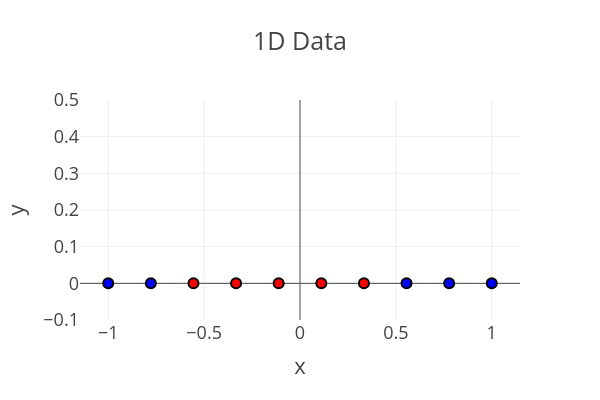

Notebook cell for this chart:
### Code cell
# 1D data
X1d = np.linspace(-1, 1, 10)
y1d = np.array([0, 0, 1, 1, 1, 1, 1, 0, 0, 0])

fig = px.scatter(x=X1d, y=np.zeros(10), color=y1d, title='1D Data', width=600, height=400, color_continuous_scale='Bluered')
fig.update_traces(marker_size=10, marker_line_width=2, marker_line_color='black')
fig.update_coloraxes(showscale=False)
fig.update_yaxes( range=[-0.1, 0.5])
fig.layout.showlegend = False
fig.show()

### Figure 1 — Plotly figure (JSON) as saved in the notebook; plotly's stock layout.template omitted (floating-point values rounded to 4 significant figures)
{"data": [{"hovertemplate": "x=%{x}<br>y=%{y}<br>color=%{marker.color}<extra></extra>", "legendgroup": "", "marker": {"color": [0, 0, 1, 1, 1, 1, 1, 0, 0, 0], "coloraxis": "coloraxis", "line": {"color": "black", "width": 2}, "size": 10, "symbol": "circle"}, "mode": "markers", "name": "", "orientation": "v", "showlegend": false, "type": "scatter", "x": [-1, -0.7778, -0.5556, -0.3333, -0.1111, 0.1111, 0.3333, 0.5556, 0.7778, 1], "xaxis": "x", "y": [0, 0, 0, 0, 0, 0, 0, 0, 0, 0], "yaxis": "y"}], "layout": {"coloraxis": {"colorbar": {"title": {"text": "color"}}, "colorscale": [[0, "rgb(0,0,255)"], [1, "rgb(255,0,0)"]], "showscale": false}, "height": 400, "legend": {"tracegroupgap": 0}, "showlegend": false, "title": {"text": "1D Data"}, "width": 600, "xaxis": {"anchor": "y", "domain": [0, 1], "title": {"text": "x"}}, "yaxis": {"anchor": "x", "domain": [0, 1], "range": [-0.1, 0.5], "title": {"text": "y"}}}}
